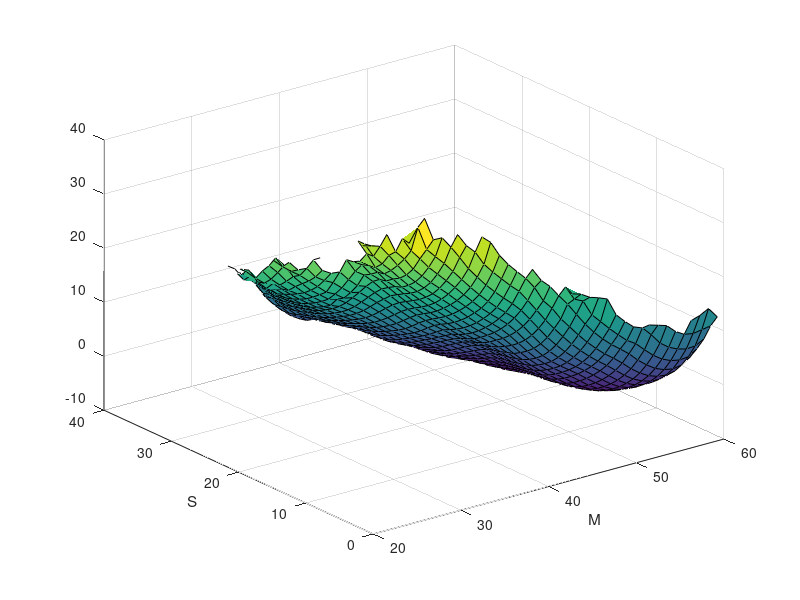
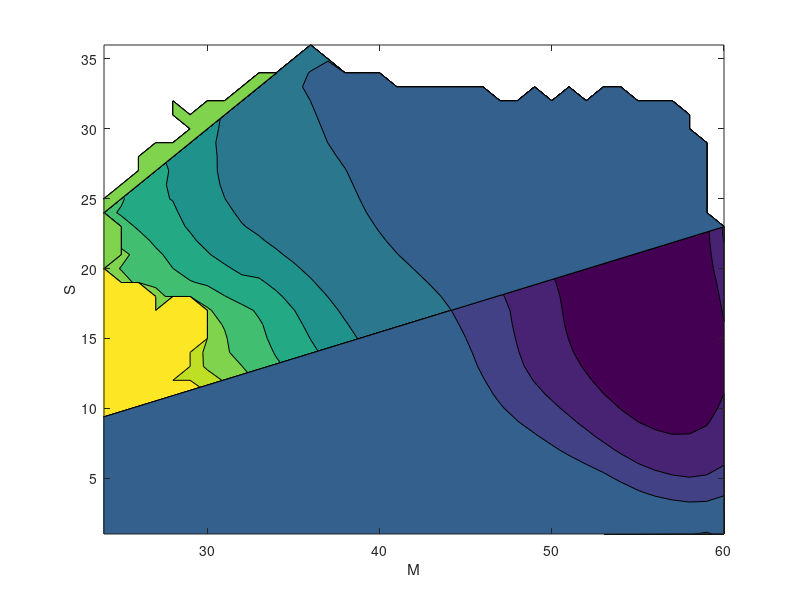

The MATLAB source for these figures, in order:
close all
clear all
M=linspace(24,60,37);
S=linspace(1,36,36);
G=load('free_energy.dat');
surf(M,S,G');xlabel('M');ylabel('S');
figure
contourf(M,S,G');xlabel('M');ylabel('S');
